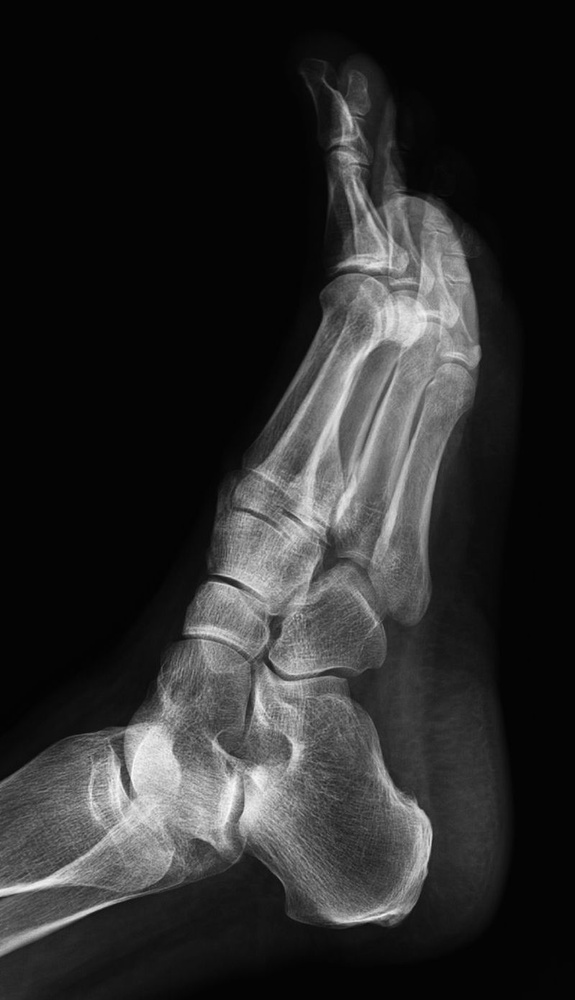
#> input picture examples/foot.jpeg, 575 x 1000 px, shrunk from 799 x 1389 before the run, found by its file name
$ python shi-tomasi-corn.py
#> lines starting #> are read from the running program, lines starting #| are printed output that depends on the picture; after the words box and inside, x2 and y2 are one past the last pixel; in counts of white or black regions, pixels touching at a corner belong together
"""
Literally copy/pasted from:
http://opencv-python-tutroals.readthedocs.org/en/latest/py_tutorials/py_feature2d/py_shi_tomasi/py_shi_tomasi.html
"""

import numpy as np
import cv2
from matplotlib import pyplot as plt

img = cv2.imread('foot.jpeg')
#> img is the input picture: shape (1000, 575, 3); min 2, max 252, mean 42.9
gray = cv2.cvtColor(img, cv2.COLOR_BGR2GRAY)

corners = cv2.goodFeaturesToTrack(gray, 25, 0.01, 10)
#> corners = 25 rows, first 8: [297, 615], [93, 798], [189, 632], [201, 640], [212, 741], [109, 745], [264, 713], [89, 757]
corners = np.int0(corners)

for i in corners:
    x,y = i.ravel()
    cv2.circle(img, (x, y), 8, 255, -1)
#> this loop made 25 passes
#> (x, y) on passes 1 to 12: (297, 615), (93, 798), (189, 632), (201, 640), (212, 741), (109, 745), (264, 713), (89, 757), (327, 524), (358, 164), (148, 729), (298, 641)
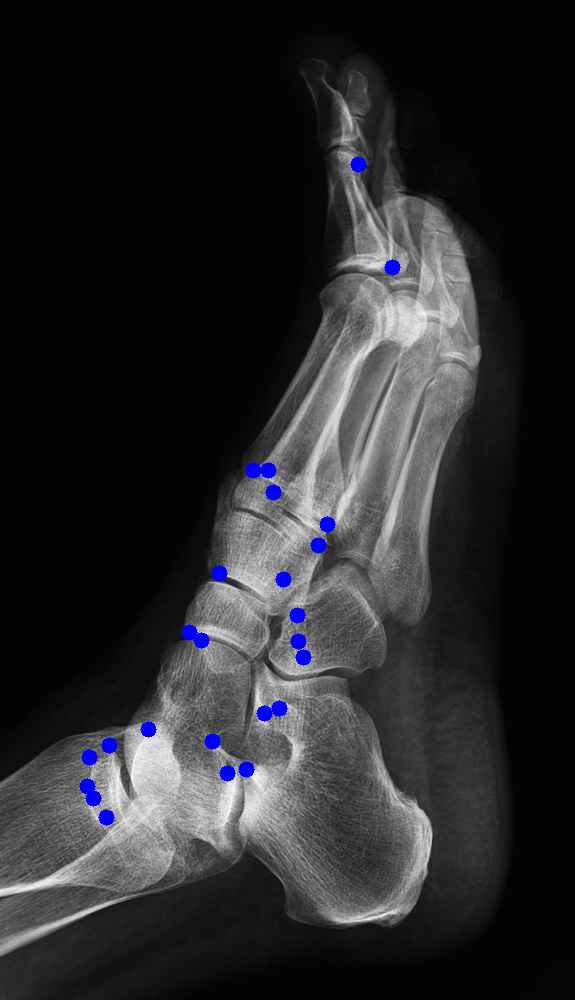
#> img: shape (1000, 575, 3); 0.85% of pixels changed, all inside (x1, y1, x2, y2) = (79, 156, 401, 826)

cv2.imwrite('shi-tomasi-corners.jpeg', img)
